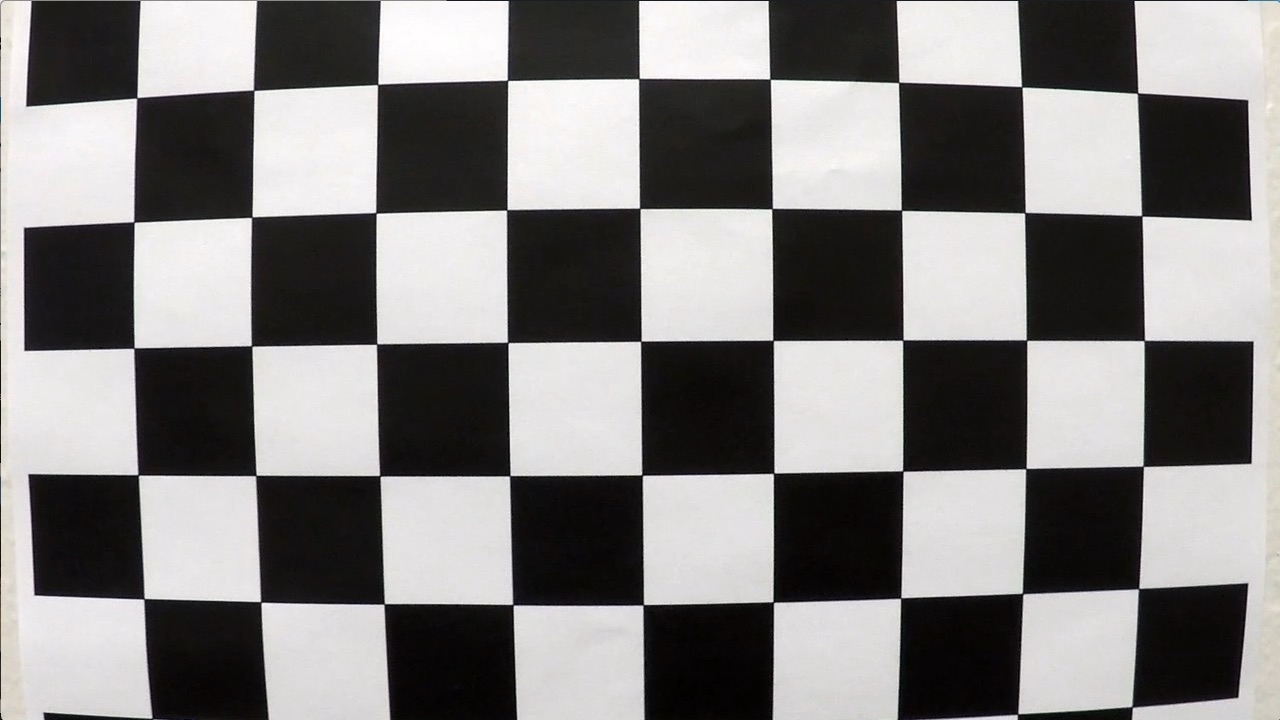
#> input picture camera_cal/calibration1.jpg, 1280 x 720 px; its folder holds 4 pictures in this run; the run also reads 1 picture not shown here
$ python -i distortion.py   (imports and definitions only)
#> lines starting #> are read from the running program, lines starting #| are printed output that depends on the picture
#!/usr/bin/env python2
# -*- coding: utf-8 -*-
"""
Created on Fri Apr 27 16:30:47 2018

This script conatins all the necessary tools for bot camera distrotion and
perspective corrections.

@author: janko
"""

import os
import cv2
import numpy as np
import matplotlib.pyplot as plt


DEFAULT_CHESSBOARD_FOLDER = 'camera_cal'
DEFAULT_NX = 9
DEFAULT_NY = 6

DEFAULT_SRC_POINTS = np.float32(
            [[575, 464],
             [707, 464],
             [258, 683],
             [1047, 683]])

DEFAULT_DST_POINTS = np.float32(
            [[375, 0],
             [950, 0],
             [375, 700],
             [950, 700]])

DEFAULT_TEST_IMAGE = 'test_images/straight_lines1.jpg'

def calibrate_camera(folder=DEFAULT_CHESSBOARD_FOLDER, nx=DEFAULT_NX, ny=DEFAULT_NY):
    ''' Performs camera calibration on a set of chessboard images.
    '''
#> called with folder = 'camera_cal', nx = 9, ny = 6
    imgs = os.listdir(folder)

    objpoints = []  # 3D points in real world space
    imgpoints = []  # 2D points in image plane

    # Prepare object points (x, y, z)
    objp = np.zeros((nx*ny, 3), np.float32)
    objp[:,:2] = np.mgrid[0:nx, 0:ny].T.reshape(-1, 2)

    for filename in imgs:
        img = cv2.imread(os.path.join(folder, filename))
#> img is the input picture: shape (720, 1280, 3); mean B, G, R 127.8, 128.4, 130.1
        # Convert to grayscale
        gray = cv2.cvtColor(img, cv2.COLOR_BGR2GRAY)
        # Find the chessboard corners
        ret, corners = cv2.findChessboardCorners(gray, (nx, ny), None)
#> ret = False; corners = None
        # If found, store corners
        if ret == True:
            imgpoints.append(corners)
            objpoints.append(objp)

    # Calibration
    [rows, cols] = gray.shape   # All calibration images have the same size
#> rows = 720; cols = 1280
    ret, mtx, dist, rvecs, tvecs = cv2.calibrateCamera(objpoints,
                                                       imgpoints,
                                                       (cols, rows),
                                                       None,
                                                       None)

    return mtx, dist


def show_camera_distortion(folder=DEFAULT_CHESSBOARD_FOLDER, nx=DEFAULT_NX, ny=DEFAULT_NY, img=None):
    ''' Shows example of camera calibration.
    '''
    mtx, dist = calibrate_camera(folder, nx, ny)
    imgs = os.listdir(folder)
    # Undistort
    if img is None:
        img = cv2.imread(os.path.join(folder, imgs[1]))
    else:
        img = cv2.imread(img)
        img = cv2.cvtColor(img, cv2.COLOR_BGR2RGB)
    dst = cv2.undistort(img, mtx, dist, None, mtx)
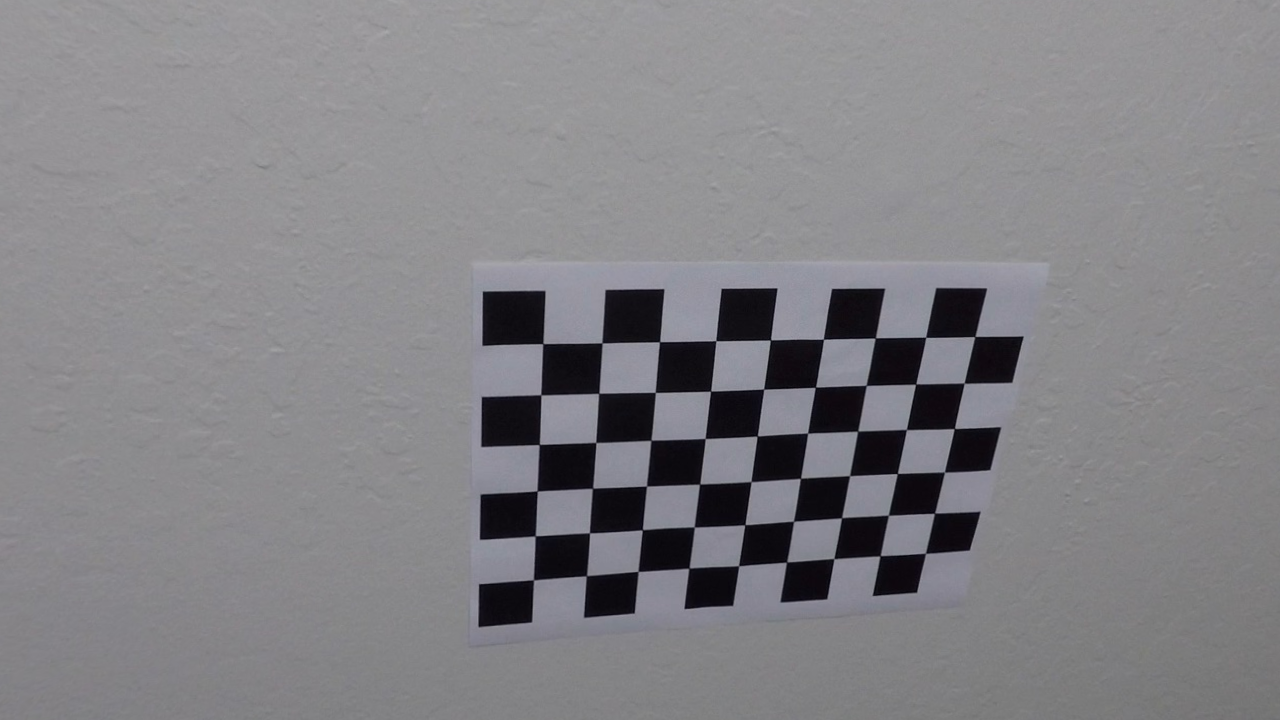
#> dst: shape (720, 1280, 3); mean B, G, R 133.4, 129.6, 130.5

    plt.subplot(121), plt.imshow(img)
    plt.subplot(122), plt.imshow(dst)


def compute_perspective_distortion(src_points=DEFAULT_SRC_POINTS, dst_points=DEFAULT_DST_POINTS):
    '''Computes transform matrices for perspective distortion between two sets of points.'''
    M = cv2.getPerspectiveTransform(src_points, dst_points)
    Minv = cv2.getPerspectiveTransform(dst_points, src_points)
    return M, Minv


def show_perspective_calibration(src_points=DEFAULT_SRC_POINTS,
                                 dst_points=DEFAULT_DST_POINTS,
                                 img=DEFAULT_TEST_IMAGE):
    ''' Shows example of perspective distortion correction.
    '''

    plt.figure()
    M, Minv = compute_perspective_distortion()
    img = cv2.imread(img)
    img = cv2.cvtColor(img, cv2.COLOR_BGR2RGB)
    [rows, cols, dims] = img.shape
    plt.subplot(121)
    plt.imshow(img)
    for ii in range(0, src_points.shape[0]):
        plt.plot(src_points[ii,0], src_points[ii,1], 'ro')

    warped = cv2.warpPerspective(img, M, (cols, rows), flags=cv2.INTER_LINEAR)

    plt.subplot(122)
    plt.imshow(warped)
    for ii in range(0, src_points.shape[0]):
        aux = np.hstack((src_points[ii,:], 1.0))
        aux = np.matmul(M, aux)
        aux = aux[0:2]/aux[-1]
        plt.plot(aux[0], aux[1], 'bo')


#show_perspective_calibration()

>>> result = show_camera_distortion()
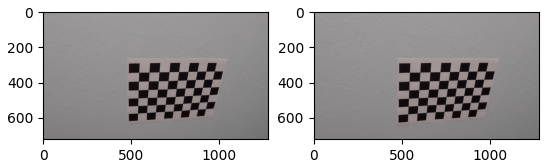
#> figure drawn by matplotlib, 2 panels; B, G, R data is drawn as R, G, B
